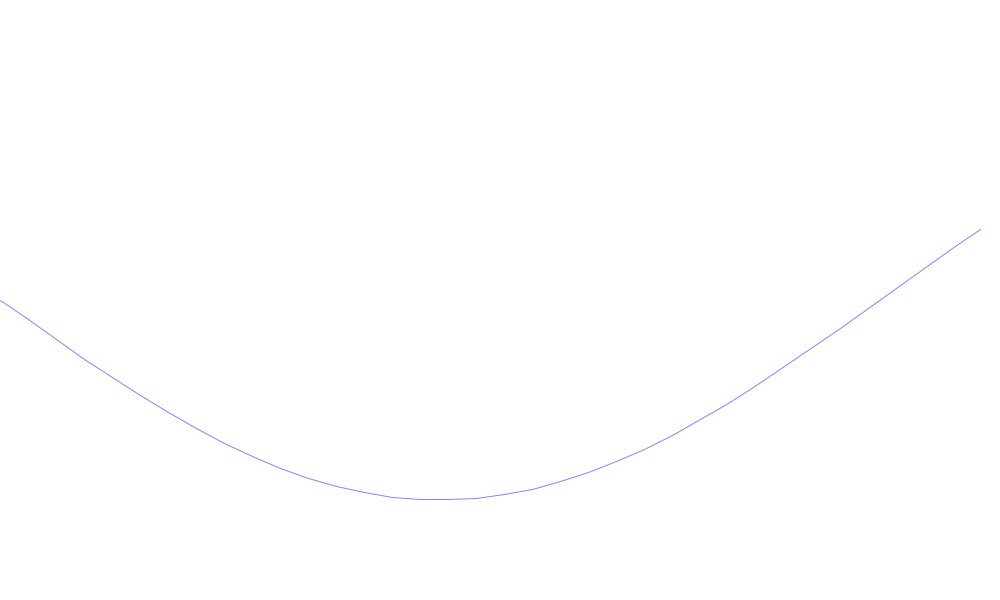
Frame 1 (no input)
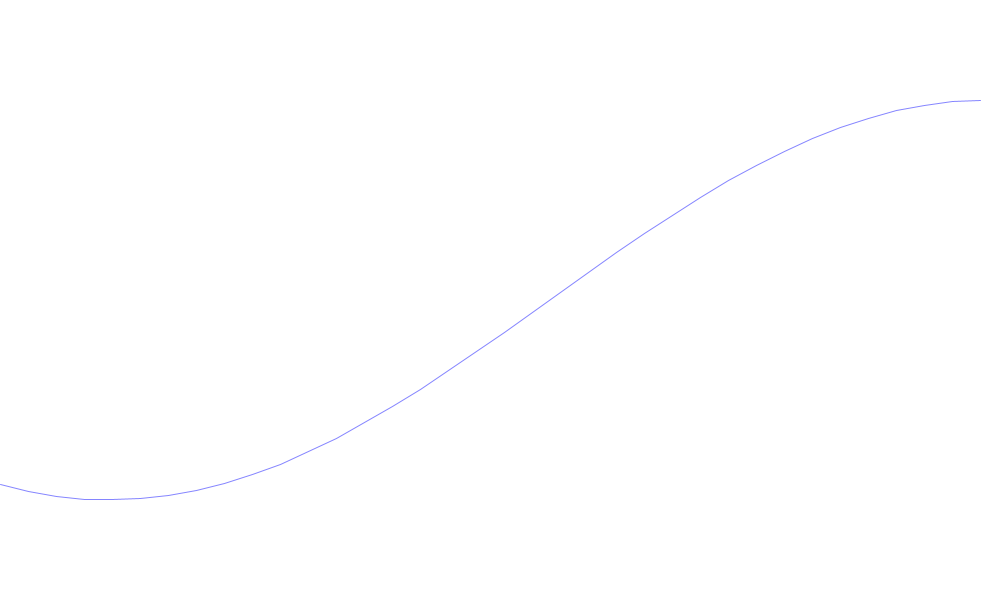
Frame 60 (the mouse pressed at the canvas centre just before this capture)
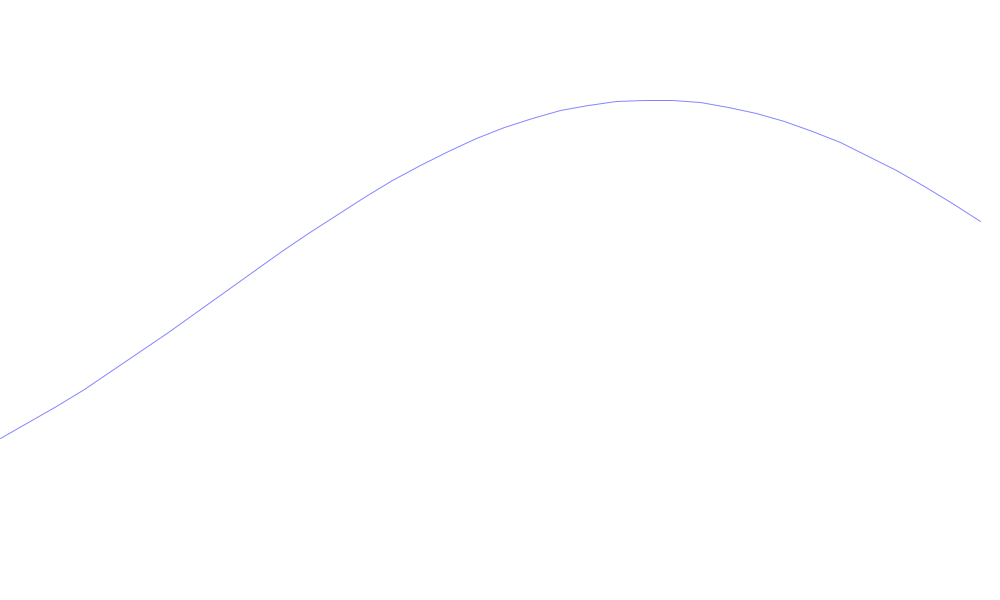
Frame 120 (the mouse held since frame 60 and released just before this capture)

The Processing sketch that drew these frames (run headless with seeded random() and noise(); from frame 60 on, the mouse is pressed at the canvas centre):

// Processing sketch: WAVE
// ── WAVE.pde
float angle = 0;
float aVel = 0.1;
float startAngle = 0;

void setup(){
  size(1000,600);
  stroke(100, 100, 255, 200);
}

void draw(){
  background(255);
  angle = startAngle;
  beginShape();
  
  for(float x = 0; x <= width; x += 28){
    float y = map(sin(angle), -1, 1, 100, height-100);
    vertex(x, y);
    angle += aVel;
  }
  
  endShape();
  startAngle += 0.02;
}
